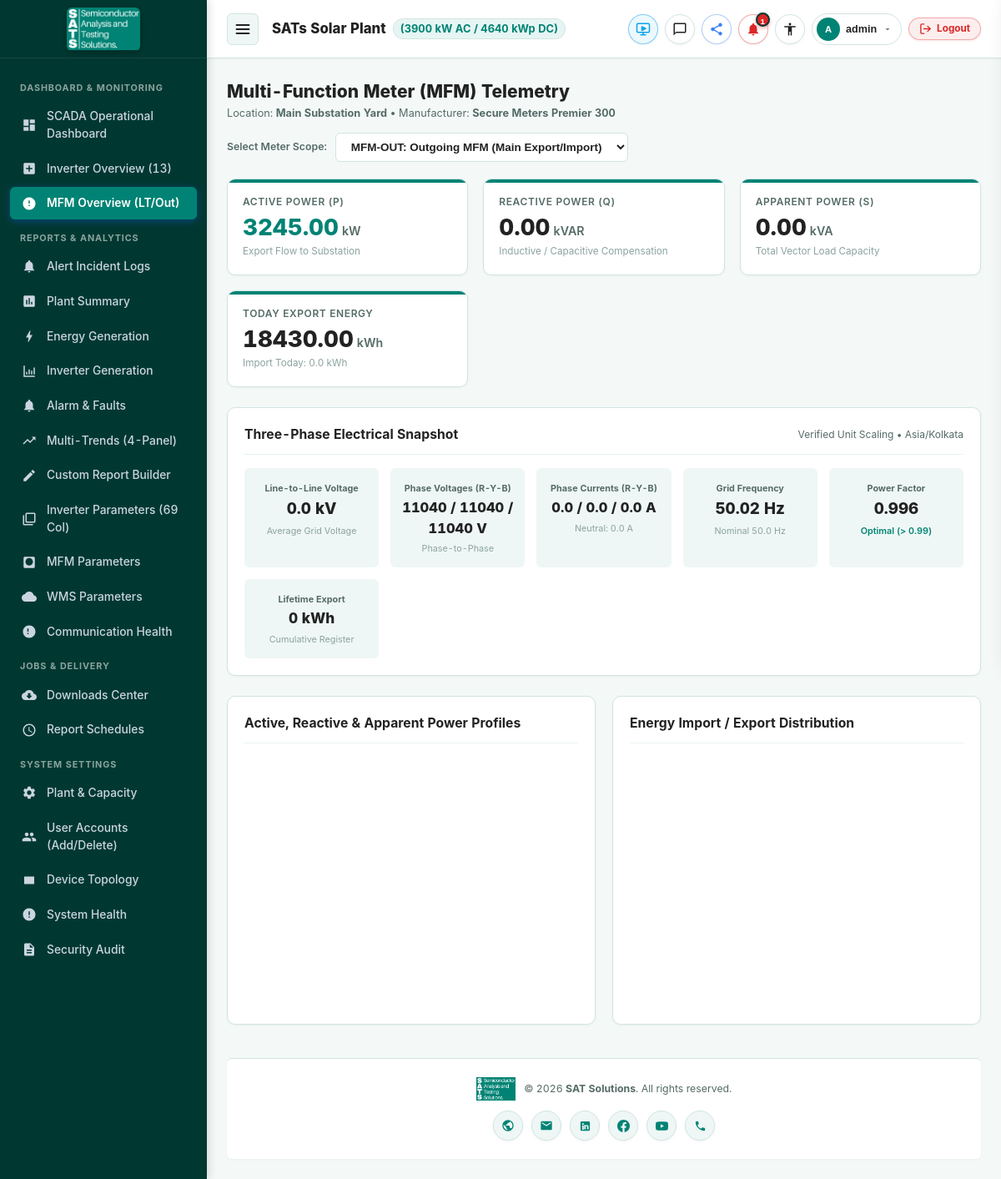
The app's page /mfm/overview (signed in), older data.
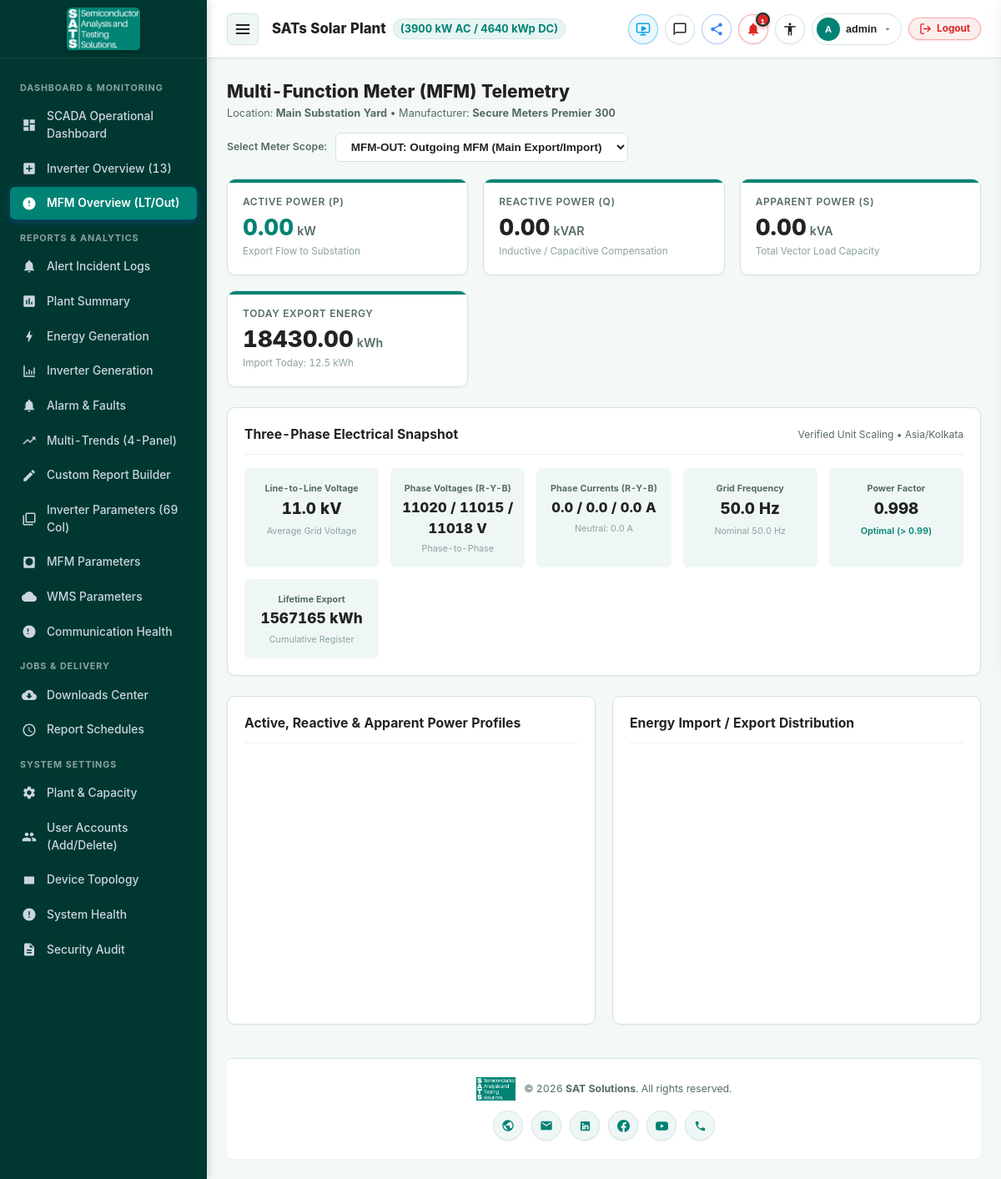
The same page, newer data.
### apps/telemetry/models.py (models this page shows)
class MFMObservation(models.Model):
    device = models.ForeignKey(Device, on_delete=models.CASCADE, related_name='mfm_observations')
    timestamp = models.DateTimeField(db_index=True)
    received_at = models.DateTimeField(auto_now_add=True)
    quality = models.CharField(max_length=20, choices=DataQuality.choices, default=DataQuality.VALID)
    active_power = models.FloatField(default=0.0, help_text="Total Active Power (kW)")
    reactive_power = models.FloatField(default=0.0, help_text="Total Reactive Power (kVAR)")
    apparent_power = models.FloatField(default=0.0, help_text="Total Apparent Power (kVA)")
    v_ll = models.FloatField(default=0.0, help_text="Average Line-to-Line Voltage (kV)")
    v_ry = models.FloatField(default=0.0, help_text="Voltage R-Y (V)")
    v_yb = models.FloatField(default=0.0, help_text="Voltage Y-B (V)")
    v_br = models.FloatField(default=0.0, help_text="Voltage B-R (V)")
    i_r = models.FloatField(default=0.0, help_text="Current R (A)")
    i_y = models.FloatField(default=0.0, help_text="Current Y (A)")
    i_b = models.FloatField(default=0.0, help_text="Current B (A)")
    i_neutral = models.FloatField(default=0.0, help_text="Neutral Current (A)")
    frequency = models.FloatField(default=50.0, help_text="Frequency (Hz)")
    power_factor = models.FloatField(default=0.99, help_text="Power Factor")
    import_energy_today = models.FloatField(default=0.0, help_text="Today Imported Energy (kWh)")
    export_energy_today = models.FloatField(default=0.0, help_text="Today Exported Energy (kWh)")
    import_energy_lifetime = models.FloatField(default=0.0, help_text="Cumulative Imported Energy (kWh)")
    export_energy_lifetime = models.FloatField(default=0.0, help_text="Cumulative Exported Energy (kWh)")
    class Meta:
        indexes = [
            models.Index(fields=['device', 'timestamp']),
            models.Index(fields=['timestamp']),
        ]
        ordering = ['-timestamp']

### apps/monitoring/views.py (the view)
# urls.py: path('mfm/overview', views.mfm_overview_view, name='mfm_overview'),
@login_required
def mfm_overview_view(request):
    mfm_devices = Device.objects.filter(device_type=DeviceType.MFM).order_by('display_order')
    selected_id = request.GET.get('device', 'MFM-OUT')
    selected_device = mfm_devices.filter(device_id=selected_id).first()
    if not selected_device:
        selected_device = mfm_devices.first()
        selected_id = selected_device.device_id if selected_device else 'MFM-OUT'
    latest_obs = MFMObservation.objects.filter(device=selected_device).order_by('-timestamp').first()
    history = list(MFMObservation.objects.filter(device=selected_device).order_by('timestamp')[:100])
    c_times = [h.timestamp.strftime('%H:%M') for h in history]
    c_active_p = [h.active_power for h in history]
    c_reactive_p = [h.reactive_power for h in history]
    c_apparent_p = [h.apparent_power for h in history]
    c_export_e = [h.export_energy_today for h in history]
    c_import_e = [h.import_energy_today for h in history]
    context = {
        'mfm_devices': mfm_devices,
        'selected_device': selected_device,
        'latest': latest_obs,
        'history': history,
        'c_times_json': json.dumps(c_times),
        'c_active_p_json': json.dumps(c_active_p),
        'c_reactive_p_json': json.dumps(c_reactive_p),
        'c_apparent_p_json': json.dumps(c_apparent_p),
        'c_export_e_json': json.dumps(c_export_e),
        'c_import_e_json': json.dumps(c_import_e),
    }
    return render(request, 'monitoring/mfm_overview.html', context)

### templates/monitoring/mfm_overview.html (shortened to what the changed rows need)
{% extends 'base.html' %}
{% block content %}
<div style="display: flex; align-items: center; justify-content: space-between; flex-wrap: wrap; gap: 14px; margin-bottom: 20px;">
    <div>
        <h1 style="font-size: 1.4rem; font-weight: 800; color: var(--text-main);">
            Multi-Function Meter (MFM) Telemetry
        </h1>
    </div>
</div>
<div class="kpi-grid">
    <div class="kpi-card">
        <span class="kpi-label">Active Power (P)</span>
        <div class="kpi-value" style="color: var(--primary);">{{ latest.active_power|floatformat:2 }} <span class="kpi-unit">kW</span></div>
        <span class="kpi-sub">Export Flow to Substation</span>
    </div>
    <div class="kpi-card">
        <span class="kpi-label">Reactive Power (Q)</span>
        <div class="kpi-value">{{ latest.reactive_power|floatformat:2 }} <span class="kpi-unit">kVAR</span></div>
        <span class="kpi-sub">Inductive / Capacitive Compensation</span>
    </div>
    <div class="kpi-card">
        <span class="kpi-label">Apparent Power (S)</span>
        <div class="kpi-value">{{ latest.apparent_power|floatformat:2 }} <span class="kpi-unit">kVA</span></div>
        <span class="kpi-sub">Total Vector Load Capacity</span>
    </div>
    <div class="kpi-card kpi-green">
        <span class="kpi-label">Today Export Energy</span>
        <div class="kpi-value">{{ latest.export_energy_today|floatformat:2 }} <span class="kpi-unit">kWh</span></div>
        <span class="kpi-sub">Import Today: {{ latest.import_energy_today }} kWh</span>
    </div>
</div>
<div class="card">
    <div class="card-header">
        <h2 class="card-title">Three-Phase Electrical Snapshot</h2>
    </div>
    <div style="display: grid; grid-template-columns: repeat(auto-fit, minmax(160px, 1fr)); gap: 14px; text-align: center;">
        <div style="background: var(--surface-alt); padding: 12px; border-radius: var(--radius-sm);">
            <span style="font-size: 0.72rem; color: var(--text-muted); font-weight: 700;">Line-to-Line Voltage</span>
            <div style="font-size: 1.25rem; font-weight: 800; color: var(--text-main);">{{ latest.v_ll }} {% if 'OUT' in selected_device.device_id %}kV{% else %}V{% endif %}</div>
            <span style="font-size: 0.72rem; color: var(--text-dim);">Average Grid Voltage</span>
        </div>
        <div style="background: var(--surface-alt); padding: 12px; border-radius: var(--radius-sm);">
            <span style="font-size: 0.72rem; color: var(--text-muted); font-weight: 700;">Phase Voltages (R-Y-B)</span>
            <div style="font-size: 1.1rem; font-weight: 800; color: var(--text-main);">{{ latest.v_ry|floatformat:0 }} / {{ latest.v_yb|floatformat:0 }} / {{ latest.v_br|floatformat:0 }} V</div>
            <span style="font-size: 0.72rem; color: var(--text-dim);">Phase-to-Phase</span>
        </div>
        <div style="background: var(--surface-alt); padding: 12px; border-radius: var(--radius-sm);">
            <span style="font-size: 0.72rem; color: var(--text-muted); font-weight: 700;">Phase Currents (R-Y-B)</span>
            <div style="font-size: 1.1rem; font-weight: 800; color: var(--text-main);">{{ latest.i_r }} / {{ latest.i_y }} / {{ latest.i_b }} A</div>
            <span style="font-size: 0.72rem; color: var(--text-dim);">Neutral: {{ latest.i_neutral }} A</span>
        </div>
        <div style="background: var(--surface-alt); padding: 12px; border-radius: var(--radius-sm);">
            <span style="font-size: 0.72rem; color: var(--text-muted); font-weight: 700;">Grid Frequency</span>
            <div style="font-size: 1.25rem; font-weight: 800; color: var(--text-main);">{{ latest.frequency }} Hz</div>
            <span style="font-size: 0.72rem; color: var(--text-dim);">Nominal 50.0 Hz</span>
        </div>
        <div style="background: var(--surface-alt); padding: 12px; border-radius: var(--radius-sm);">
            <span style="font-size: 0.72rem; color: var(--text-muted); font-weight: 700;">Power Factor</span>
            <div style="font-size: 1.25rem; font-weight: 800; color: var(--text-main);">{{ latest.power_factor }}</div>
            <span style="font-size: 0.72rem; color: var(--success); font-weight: 600;">Optimal (> 0.99)</span>
        </div>
        <div style="background: var(--surface-alt); padding: 12px; border-radius: var(--radius-sm);">
            <span style="font-size: 0.72rem; color: var(--text-muted); font-weight: 700;">Lifetime Export</span>
            <div style="font-size: 1.15rem; font-weight: 800; color: var(--text-main);">{{ latest.export_energy_lifetime|floatformat:0 }} kWh</div>
            <span style="font-size: 0.72rem; color: var(--text-dim);">Cumulative Register</span>
        </div>
    </div>
</div>
<div class="grid-2col-responsive">
    <div class="card" style="margin-bottom: 0;">
        <div class="card-header">
            <h2 class="card-title">Active, Reactive & Apparent Power Profiles</h2>
        </div>
    </div>
    <div class="card" style="margin-bottom: 0;">
        <div class="card-header">
            <h2 class="card-title">Energy Import / Export Distribution</h2>
        </div>
    </div>
</div>
{% endblock %}

Row changes from the older to the newer data that the page shows:
removed MFMObservation: active_power "3245.00", reactive_power "0.00", apparent_power "0.00", export_energy_today "18430.00", import_energy_today "0.0", v_ll "0.0", v_ry "11040", v_yb "11040", v_br "11040", i_r "0.0", i_y "0.0", i_b "0.0", i_neutral "0.0", frequency "50.02", power_factor "0.996", export_energy_lifetime "0"
added MFMObservation: active_power "0.00", reactive_power "0.00", apparent_power "0.00", export_energy_today "18430.00", import_energy_today "12.5", v_ll "11.0", v_ry "11020", v_yb "11015", v_br "11018", i_r "0.0", i_y "0.0", i_b "0.0", i_neutral "0.0", frequency "50.0", power_factor "0.998", export_energy_lifetime "1567165"
